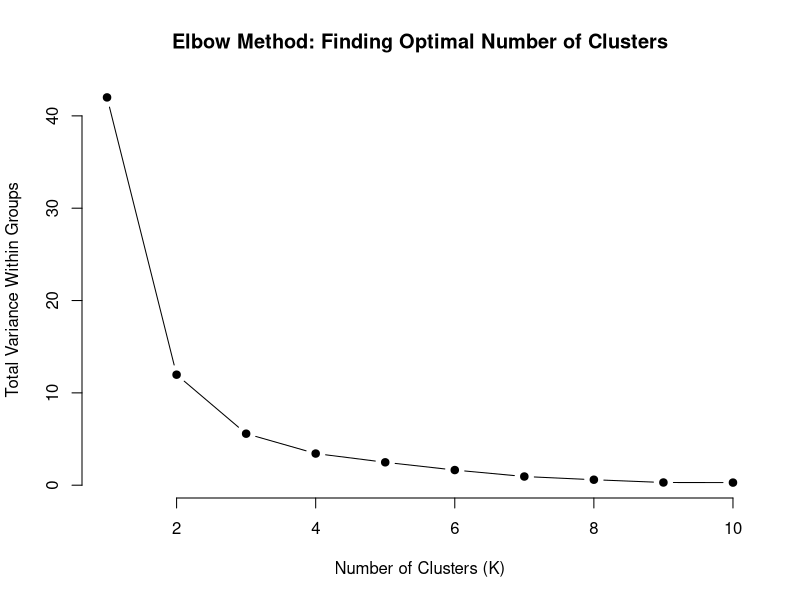
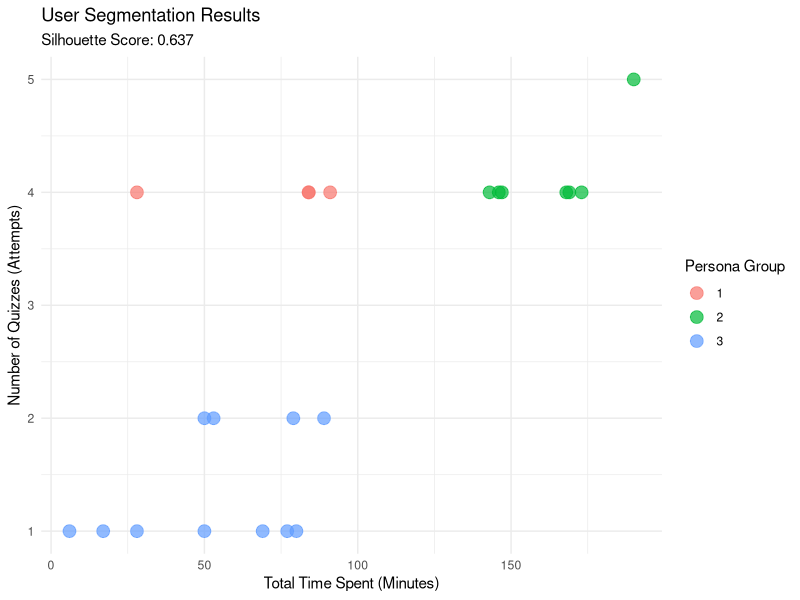

The R script that drew these images, in order:
# =====================================================================
# User Segmentation Analysis (K-Means Clustering)
# Goal: Identify distinct user personas based on engagement behavior
# =====================================================================

# 1. Load required libraries
if (!require("cluster")) install.packages("cluster")
if (!require("ggplot2")) install.packages("ggplot2")
library(cluster)
library(ggplot2)

# 2. Load the raw data
user_features_data <- read.csv("features_raw.csv")

# 3. Prepare the numeric data for clustering
# We focus on engagement metrics: number of attempts and time spent
clustering_input_data <- user_features_data[, c("attempt_count", "total_time")]

# 4. Standardize the data (Scaling)
# This is critical because time is in minutes (high) and attempts are counts (low).
# Scaling ensures they are treated with equal importance.
scaled_user_metrics <- scale(clustering_input_data)

# 5. THE ELBOW METHOD: Determining the optimal number of groups (K)
# We calculate the 'Total Within-Cluster Sum of Squares' for K = 1 to 10
within_cluster_variance <- sapply(1:10, function(k) {
  kmeans(scaled_user_metrics, centers = k, nstart = 20)$tot.withinss
})

# Plot the Elbow Curve
plot(1:10, within_cluster_variance, type = "b", pch = 19, frame = FALSE, 
     main = "Elbow Method: Finding Optimal Number of Clusters",
     xlab = "Number of Clusters (K)", ylab = "Total Variance Within Groups")

# 6. Perform the Final Clustering (K = 3)
set.seed(123) # Ensure consistent results
final_kmeans_model <- kmeans(scaled_user_metrics, centers = 3, nstart = 25)

# 7. Add cluster labels back to our dataset
user_features_data$user_persona_group <- as.factor(final_kmeans_model$cluster)

# 8. RESULTS: Characterizing the 3 User Personas
persona_summary <- aggregate(
  clustering_input_data, 
  by = list(Group = user_features_data$user_persona_group), 
  mean
)
cat("\n=== User Persona Characteristics ===\n")
print(persona_summary)

# 9. MEASUREMENT: Silhouette Analysis
# Evaluates how well each user fits into their assigned group
silhouette_results <- silhouette(final_kmeans_model$cluster, dist(scaled_user_metrics))
average_silhouette_score <- mean(silhouette_results[, 3])

cat("\n=== Model Measurement ===\n")
cat("Overall Silhouette Score: ", round(average_silhouette_score, 3), "\n")
cat("Interpretation: Scores > 0.50 indicate strong, well-defined clusters.\n")

# 10. Visualization of User Personas
ggplot(user_features_data, aes(x = total_time, y = attempt_count, color = user_persona_group)) +
  geom_point(size = 4, alpha = 0.7) +
  theme_minimal() +
  labs(title = "User Segmentation Results",
       subtitle = paste("Silhouette Score:", round(average_silhouette_score, 3)),
       x = "Total Time Spent (Minutes)", 
       y = "Number of Quizzes (Attempts)",
       color = "Persona Group")
